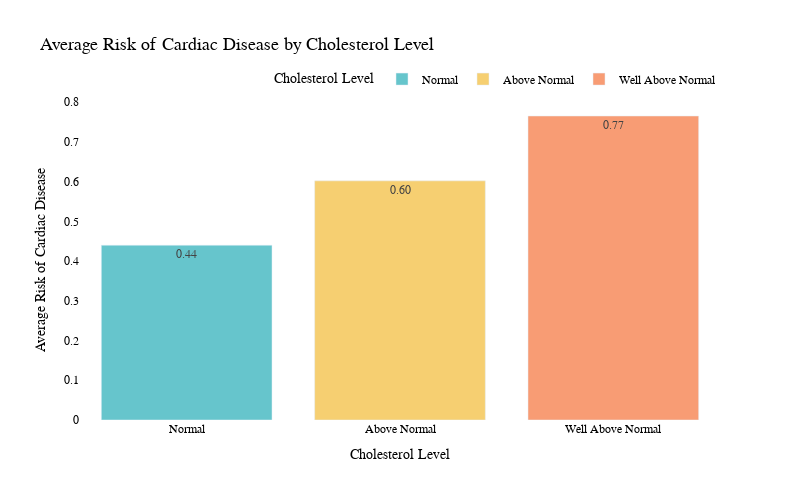

This figure's notebook cell:
### Code cell
# Create a DataFrame to calculate the average risk of Cardiac disease by cholesterol level
age_chol = pd.DataFrame({
    'The Cardiac disease by average': df.groupby('cholesterol')['cardio'].mean(numeric_only=True),
    'The amount of Cholesterol': ['Normal', 'Above Normal', 'Well Above Normal']
})

# Create a bar plot
fig = px.bar(age_chol, 
             x='The amount of Cholesterol', 
             y='The Cardiac disease by average',
             color='The amount of Cholesterol',
             title='Average Risk of Cardiac Disease by Cholesterol Level',
             labels={'The Cardiac disease by average': 'Average Risk', 'The amount of Cholesterol': 'Cholesterol Level'},
             color_discrete_sequence=px.colors.qualitative.Pastel,
             text=age_chol['The Cardiac disease by average'].apply(lambda x: f'{x:.2f}'),  # Display values with 2 decimal places
             height=500,  # Set the height of the plot
             width=800   # Set the width of the plot
            )

# Update the layout for better appearance
fig.update_layout(
    xaxis_title='Cholesterol Level',
    yaxis_title='Average Risk of Cardiac Disease',
    legend_title='Cholesterol Level',
    plot_bgcolor='rgba(0,0,0,0)',  # Transparent plot background
    font=dict(family="Arial", size=12, color="black"),  # Font style and size
    title_font=dict(size=18),  # Title font size
    legend=dict(orientation="h", yanchor="bottom", y=1.02, xanchor="right", x=1),  # Legend position and orientation
)

# Show the plot
fig.show()

### Figure 1 — Plotly figure (JSON) as saved in the notebook; plotly's stock layout.template omitted (floating-point values rounded to 4 significant figures)
{"data": [{"alignmentgroup": "True", "hovertemplate": "Cholesterol Level=%{x}<br>Average Risk=%{y}<br>text=%{text}<extra></extra>", "legendgroup": "Normal", "marker": {"color": "rgb(102, 197, 204)", "pattern": {"shape": ""}}, "name": "Normal", "offsetgroup": "Normal", "orientation": "v", "showlegend": true, "text": ["0.44"], "textposition": "auto", "x": ["Normal"], "xaxis": "x", "y": [0.4401], "yaxis": "y", "type": "bar"}, {"alignmentgroup": "True", "hovertemplate": "Cholesterol Level=%{x}<br>Average Risk=%{y}<br>text=%{text}<extra></extra>", "legendgroup": "Above Normal", "marker": {"color": "rgb(246, 207, 113)", "pattern": {"shape": ""}}, "name": "Above Normal", "offsetgroup": "Above Normal", "orientation": "v", "showlegend": true, "text": ["0.60"], "textposition": "auto", "x": ["Above Normal"], "xaxis": "x", "y": [0.6022], "yaxis": "y", "type": "bar"}, {"alignmentgroup": "True", "hovertemplate": "Cholesterol Level=%{x}<br>Average Risk=%{y}<br>text=%{text}<extra></extra>", "legendgroup": "Well Above Normal", "marker": {"color": "rgb(248, 156, 116)", "pattern": {"shape": ""}}, "name": "Well Above Normal", "offsetgroup": "Well Above Normal", "orientation": "v", "showlegend": true, "text": ["0.77"], "textposition": "auto", "x": ["Well Above Normal"], "xaxis": "x", "y": [0.7654], "yaxis": "y", "type": "bar"}], "layout": {"xaxis": {"anchor": "y", "domain": [0, 1], "title": {"text": "Cholesterol Level"}, "categoryorder": "array", "categoryarray": ["Normal", "Above Normal", "Well Above Normal"]}, "yaxis": {"anchor": "x", "domain": [0, 1], "title": {"text": "Average Risk of Cardiac Disease"}}, "legend": {"title": {"text": "Cholesterol Level"}, "tracegroupgap": 0, "orientation": "h", "yanchor": "bottom", "y": 1.02, "xanchor": "right", "x": 1}, "title": {"text": "Average Risk of Cardiac Disease by Cholesterol Level", "font": {"size": 18}}, "barmode": "relative", "height": 500, "width": 800, "font": {"family": "Arial", "size": 12, "color": "black"}, "plot_bgcolor": "rgba(0,0,0,0)"}}
